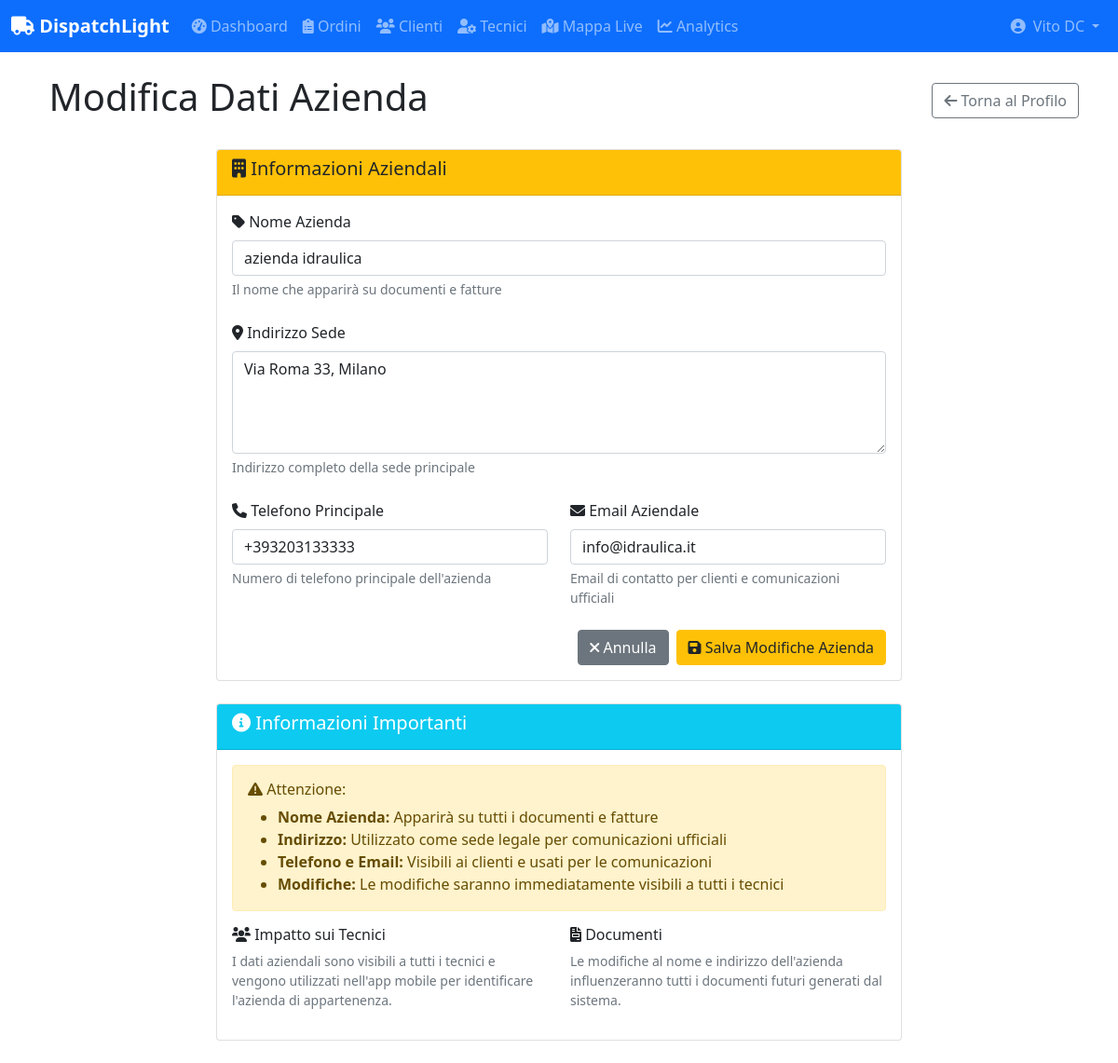
The page /company/edit/ (signed in) on the database its author committed.
### core/models.py (models this page shows, shortened)
class Company(models.Model):
    name = models.CharField(max_length=200)
    address = models.TextField()
    phone = PhoneNumberField()
    email = models.EmailField()
    owner = models.ForeignKey(User, on_delete=models.CASCADE, related_name='owned_companies')
    created_at = models.DateTimeField(auto_now_add=True)
    class Meta:
        verbose_name_plural = "Companies"

### core/views.py (the view, shortened to what this page needs)
# urls.py: path('company/edit/', views.CompanyEditView.as_view(), name='company_edit'),
class CompanyEditView(LoginRequiredMixin, UpdateView):
    template_name = 'core/company_edit.html'
    success_url = reverse_lazy('core:user_profile')
    def get_form_class(self):
        return CompanyEditForm if CompanyEditForm else None
    def get_object(self):
        try:
            company = self.request.user.owned_companies.first()
            if not company:
                raise ValueError("L'utente non possiede un'azienda")
            return company
        except:
            messages.error(self.request, 'Non hai i permessi per modificare i dati aziendali.')
            return redirect('core:user_profile')

### templates/core/company_edit.html (shortened to what this page needs)
{% extends 'base.html' %}
{% block content %}
<div class="container my-4">
    <div class="row">
        <div class="col-12">
            <div class="d-flex justify-content-between align-items-center mb-4">
                <h1> Modifica Dati Azienda</h1>
                <a href="{% url 'core:user_profile' %}" class="btn btn-outline-secondary">
                    <i class="fas fa-arrow-left"></i> Torna al Profilo
                </a>
            </div>
        </div>
    </div>
    <div class="row justify-content-center">
        <div class="col-lg-8">
            <div class="card">
                <div class="card-header bg-warning text-dark">
                    <h5><i class="fas fa-building"></i> Informazioni Aziendali</h5>
                </div>
                <div class="card-body">
                    <form method="post">
                        <div class="mb-4">
                            <label for="{{ form.name.id_for_label }}" class="form-label">
                                <i class="fas fa-tag"></i> {{ form.name.label }}
                            </label>
                            {{ form.name }}
                            {% if form.name.help_text %}
                                <div class="form-text">{{ form.name.help_text }}</div>
                            {% endif %}
                        </div>
                        <div class="mb-4">
                            <label for="{{ form.address.id_for_label }}" class="form-label">
                                <i class="fas fa-map-marker-alt"></i> {{ form.address.label }}
                            </label>
                            {{ form.address }}
                            {% if form.address.help_text %}
                                <div class="form-text">{{ form.address.help_text }}</div>
                            {% endif %}
                        </div>
                        <div class="row">
                            <div class="col-md-6 mb-4">
                                <label for="{{ form.phone.id_for_label }}" class="form-label">
                                    <i class="fas fa-phone"></i> {{ form.phone.label }}
                                </label>
                                {{ form.phone }}
                                {% if form.phone.help_text %}
                                    <div class="form-text">{{ form.phone.help_text }}</div>
                                {% endif %}
                            </div>
                            <div class="col-md-6 mb-4">
                                <label for="{{ form.email.id_for_label }}" class="form-label">
                                    <i class="fas fa-envelope"></i> {{ form.email.label }}
                                </label>
                                {{ form.email }}
                                {% if form.email.help_text %}
                                    <div class="form-text">{{ form.email.help_text }}</div>
                                {% endif %}
                            </div>
                        </div>
                        <div class="d-flex justify-content-end gap-2">
                            <a href="{% url 'core:user_profile' %}" class="btn btn-secondary">
                                <i class="fas fa-times"></i> Annulla
                            </a>
                            <button type="submit" class="btn btn-warning text-dark">
                                <i class="fas fa-save"></i> Salva Modifiche Azienda
                            </button>
                        </div>
                    </form>
                </div>
            </div>
            <div class="card mt-4">
                <div class="card-header bg-info text-white">
                    <h5><i class="fas fa-info-circle"></i> Informazioni Importanti</h5>
                </div>
                <div class="card-body">
                    <div class="alert alert-warning">
                        <h6><i class="fas fa-exclamation-triangle"></i> Attenzione:</h6>
                        <ul class="mb-0">
                            <li><strong>Nome Azienda:</strong> Apparirà su tutti i documenti e fatture</li>
                            <li><strong>Indirizzo:</strong> Utilizzato come sede legale per comunicazioni ufficiali</li>
                            <li><strong>Telefono e Email:</strong> Visibili ai clienti e usati per le comunicazioni</li>
                            <li><strong>Modifiche:</strong> Le modifiche saranno immediatamente visibili a tutti i tecnici</li>
                        </ul>
                    </div>
                    <div class="row mt-3">
                        <div class="col-md-6">
                            <h6><i class="fas fa-users"></i> Impatto sui Tecnici</h6>
                            <p class="small text-muted">
                                I dati aziendali sono visibili a tutti i tecnici e vengono utilizzati
                                nell'app mobile per identificare l'azienda di appartenenza.
                            </p>
                        </div>
                        <div class="col-md-6">
                            <h6><i class="fas fa-file-invoice"></i> Documenti</h6>
                            <p class="small text-muted">
                                Le modifiche al nome e indirizzo dell'azienda influenzeranno
                                tutti i documenti futuri generati dal sistema.
                            </p>
                        </div>
                    </div>
                </div>
            </div>
        </div>
    </div>
</div>
{% endblock %}

### templates/base.html (shortened to what this page needs)
<!DOCTYPE html>
<html lang="it">
<head>
    <link href="https://cdn.jsdelivr.net/npm/bootstrap@5.1.3/dist/css/bootstrap.min.css" rel="stylesheet">
    <link href="https://cdnjs.cloudflare.com/ajax/libs/font-awesome/6.0.0/css/all.min.css" rel="stylesheet">
    {% load static %}
    <link href="{% static 'css/map.css' %}" rel="stylesheet">
</head>
<body>
    {% if user.is_authenticated %}
    <nav class="navbar navbar-expand-lg navbar-dark bg-primary">
        <div class="container-fluid">
            <a class="navbar-brand" href="{% url 'core:dashboard' %}">
                <i class="fas fa-truck"></i> DispatchLight
            </a>
            <div class="collapse navbar-collapse" id="navbarNav">
                <div class="navbar-nav me-auto">
                    <a class="nav-link" href="{% url 'core:dashboard' %}">
                        <i class="fas fa-tachometer-alt"></i> Dashboard
                    </a>
                    <a class="nav-link" href="{% url 'core:order_list' %}">
                        <i class="fas fa-clipboard-list"></i> Ordini
                    </a>
                    <a class="nav-link" href="{% url 'core:customer_list' %}">
                        <i class="fas fa-users"></i> Clienti
                    </a>
                    <a class="nav-link" href="{% url 'core:technician_list' %}">
                        <i class="fas fa-user-cog"></i> Tecnici
                    </a>
                    <a class="nav-link" href="{% url 'core:live_map' %}">
                        <i class="fas fa-map-marked-alt"></i> Mappa Live
                    </a>
                    <a class="nav-link" href="{% url 'core:analytics' %}">
                        <i class="fas fa-chart-line"></i> Analytics
                    </a>
                </div>
                <div class="navbar-nav">
                    <div class="nav-item dropdown">
                        <a class="nav-link dropdown-toggle d-flex align-items-center" href="#" role="button" data-bs-toggle="dropdown" aria-expanded="false">
                            <i class="fas fa-user-circle me-2"></i>
                            {{ user.get_full_name|default:user.username }}
                        </a>
                    </div>
                </div>
            </div>
        </div>
    </nav>
    {% endif %}
    <main class="{% if user.is_authenticated %}container-fluid mt-4{% endif %}">
        {% block content %}
        {% endblock %}
    </main>
</body>
</html>

### templates/base.html (style rules this page uses)
.navbar-brand { font-weight: bold; }
.navbar-nav .dropdown-toggle::after { margin-left: 0.5rem; }

### rows shown on the page
Company: name "azienda idraulica", address "Via Roma 33, Milano", phone "+393203133333", email "info@idraulica.it"

### other values the page prints
{{ user.get_full_name|default:user.username }} "Vito DC"
